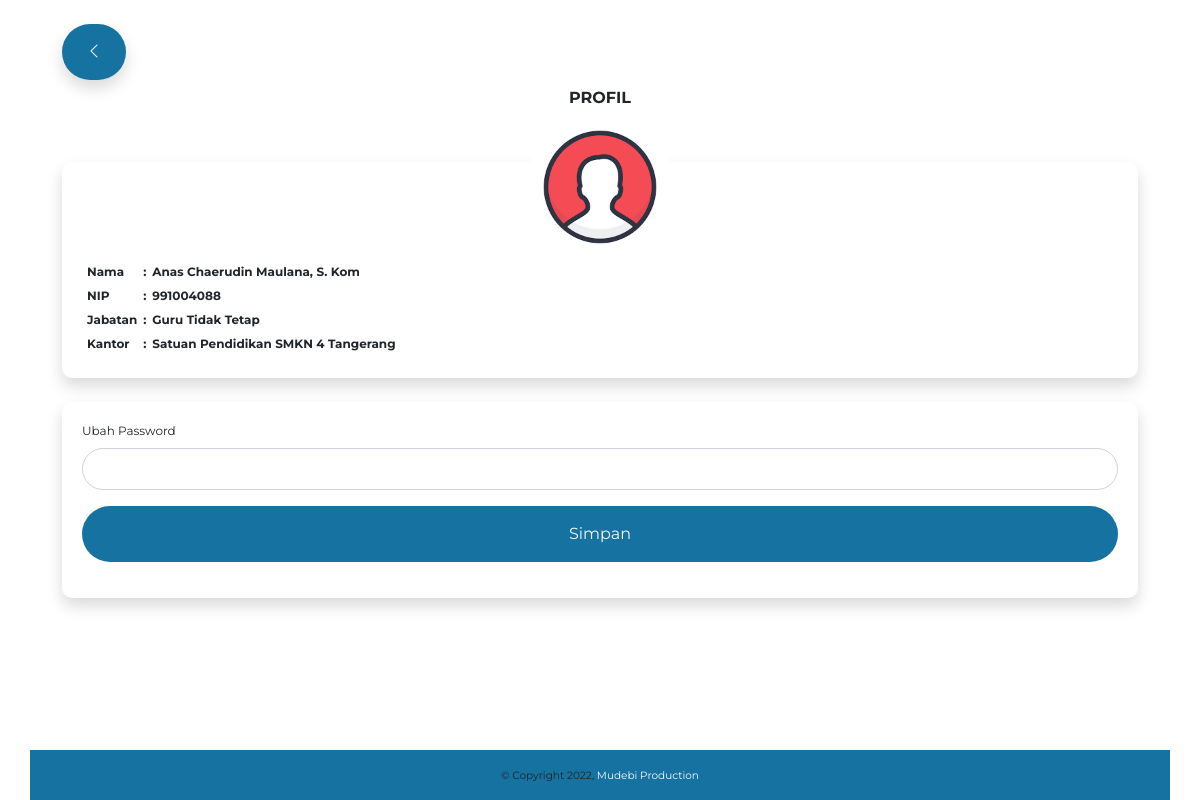
The app's page /pegawai/profil.php (signed in) with its own data.
### tables this page shows
CREATE TABLE `data_pegawai` (
  `nip` varchar(10) NOT NULL,
  `nama` varchar(50) NOT NULL,
  `jabatan` varchar(100) NOT NULL,
  `status_pegawai` enum('1','2') NOT NULL,
  `pass` varchar(25) NOT NULL,
  `level` enum('1','2') NOT NULL
);

### pegawai/profil.php (the view, shortened to what this page needs)
<?php include '../layout/header.php' ?>
<div class="container mt-4 mb-3">
   <div class="row mx-2">
      <a href="dashboard.php">
         <button class="btn btn-info shadow rounded-pill px-4 py-3 text-light fw-bold">
            <label style="font-size: 16px;" for=""><i class="bi bi-chevron-left"></i></label>
         </button>
      </a>
   </div>
   <div class="row mx-2 mb-4">
      <div class="col mt-2">
         <h6 class="fw-bold text-center">PROFIL</h6>
         <div class="card p-1 radius-10 shadow" style="margin-top: 55px;">
            <div class="card-body">
               <div class="text-center" style="margin-top: -70px;">
                  <img src="../img/users.png" class="rounded-pill" style="width: 150px;" alt="...">
               </div>
               <table class="cap">
                  <tbody>
                     <tr>
                        <td>
                           Nama
                        </td>
                        <td>:</td>
                        <td class="cap">
                           <?= $nama; ?>
                        </td>
                     </tr>
                     <tr>
                        <td>NIP</td>
                        <td>:</td>
                        <td><?= $data->nip; ?></td>
                     </tr>
                     <tr>
                        <td>Jabatan</td>
                        <td>:</td>
                        <td><?= $data->jabatan; ?></td>
                     </tr>
                     <tr>
                        <td>Kantor</td>
                        <td>:</td>
                        <td>Satuan Pendidikan SMKN 4 Tangerang</td>
                     </tr>
                  </tbody>
               </table>
            </div>
         </div>
      </div>
   </div>
   <div class="row mx-2">
      <div class="col">
         <form action="ganti-pass.php?nip=<?= $data->nip; ?>" method="POST">
            <div class="card p-1 radius-10 shadow">
               <div class="card-body">
                  <div class="mb-3">
                     <label class="mb-2" for="">Ubah Password</label>
                     <input type="password" class="form-control py-2 px-3 radius-25" name="password">
                  </div>
                  <div class="mb-3">
                     <button type="submit" class="btn btn-info rounded-pill w-100 py-3 text-light">Simpan</button>
                  </div>
               </div>
            </div>
         </form>
      </div>
   </div>
</div>
<?php include '../layout/footer.php' ?>

### style.css (style rules this page uses)
body { font-size: 12px; font-family: "Montserrat", sans-serif; }
.body-img { background-image: url(img/background.jpg); background-size: cover; width:50px; width: 100%; }
.btn-info { background-color: #1572A1 !important; border: 0px; }
td { padding-bottom: 5px; padding-left: 5px; font-weight: bold; }
.radius-10 { border-radius: 10px !important; }
.radius-25 { border-radius: 25px !important; }
.card { border: 0px; }
.cap { text-transform: capitalize; }

### records on screen
data_pegawai: nama "Anas Chaerudin Maulana, S. Kom", nip "991004088", jabatan "Guru Tidak Tetap"
